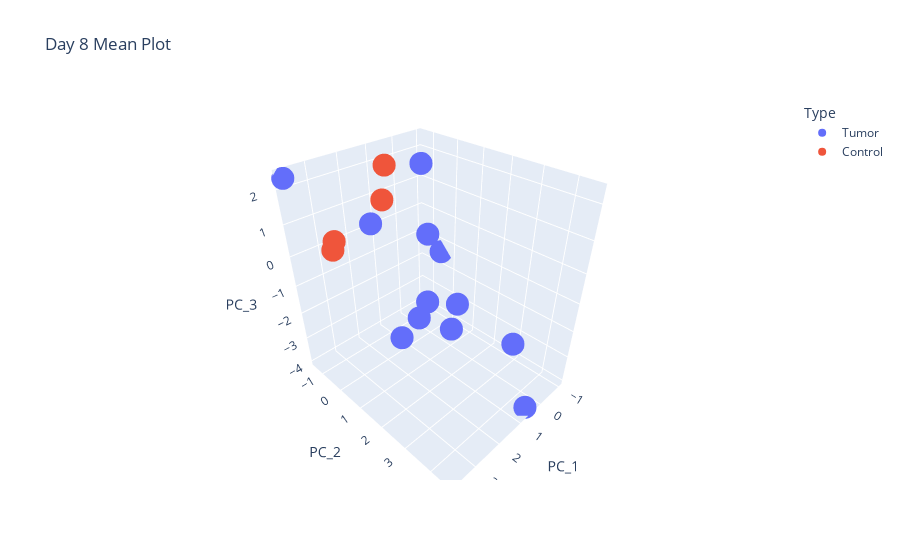

Write notebook code for a chart like this one.
### Code cell
fig = px.scatter_3d(day8_df, x='PC_1', y='PC_2', z='PC_3', title='Day 8 Mean Plot',color='Type')
fig.write_html("downloads/day8_mean.html")
fig

### Figure 1 — Plotly figure (JSON) as saved in the notebook; plotly's stock layout.template omitted (floating-point values rounded to 4 significant figures)
{"data": [{"hovertemplate": "Type=Tumor<br>PC_1=%{x}<br>PC_2=%{y}<br>PC_3=%{z}<extra></extra>", "legendgroup": "Tumor", "marker": {"color": "#636efa", "symbol": "circle"}, "mode": "markers", "name": "Tumor", "scene": "scene", "showlegend": true, "type": "scatter3d", "x": [2.323, -1.016, 1.581, 2.528, 1.025, 0.3638, 0.5792, 2.464, 3.783, 2.104, 1.052, -0.107], "y": [1.929, -0.5025, 2.437, 0.3894, 2.138, 3.717, 4.544, 1.33, -1.41, 2.034, 0.9771, -0.4797], "z": [-1.093, -1.425, -1.627, 1.247, -1.21, -2.148, -3.976, -2.083, 2.318, -0.6152, 0.6102, 1.948]}, {"hovertemplate": "Type=Control<br>PC_1=%{x}<br>PC_2=%{y}<br>PC_3=%{z}<extra></extra>", "legendgroup": "Control", "marker": {"color": "#EF553B", "symbol": "circle"}, "mode": "markers", "name": "Control", "scene": "scene", "showlegend": true, "type": "scatter3d", "x": [0.5924, 1.76, 3.418, 2.703], "y": [-1.326, -0.0576, -0.1445, -1.211], "z": [1.859, 1.525, 0.6119, 0.1641]}], "layout": {"legend": {"title": {"text": "Type"}, "tracegroupgap": 0}, "scene": {"domain": {"x": [0, 1], "y": [0, 1]}, "xaxis": {"title": {"text": "PC_1"}}, "yaxis": {"title": {"text": "PC_2"}}, "zaxis": {"title": {"text": "PC_3"}}}, "title": {"text": "Day 8 Mean Plot"}}}
